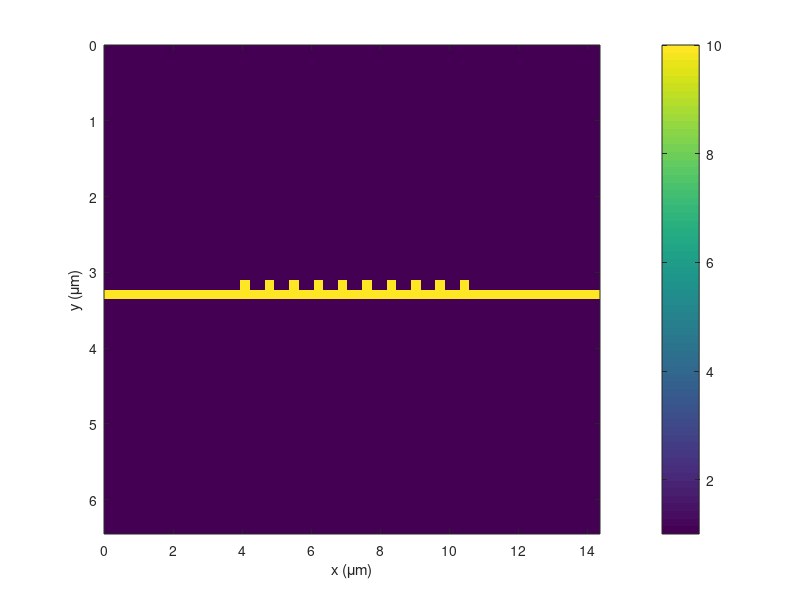

This chart was generated by the following MATLAB code: (Note: this script raises an error after producing the figure.)
% FinalGMRSimulation.m

% INITIALIZE MATLAB
close all;
clc;
clear all;
set(0,'DefaultFigureWindowStyle','docked');

% UNITS
micrometers = 1;
nanometers  = 1e-3 * micrometers;

Nf = 11;
tot_ref = zeros(1,Nf);
tot_trn = tot_ref;
tot_con = tot_ref;

%%%%%%%%%%%%%%%%%%%%%%%%%%%%%%%%%%%%%%%%%%%%%%%%%%%%%%%%%%%%
%% DASHBOARD
%%%%%%%%%%%%%%%%%%%%%%%%%%%%%%%%%%%%%%%%%%%%%%%%%%%%%%%%%%%%

% SOURCE WAVELENGTH
lam0 = 1.55 * micrometers;
lam01 = 1.2 * micrometers;
lam02 = 1.9 * micrometers;
lam0 = linspace(lam01,lam02,Nf);

% SLAB WAVEGUIDE PARAMETERS
lamd = 1.55 * micrometers;
nslab  =  sqrt(10);
nclad1 =  1.0;
nclad2 =  1.0;
a     = lamd/(2*nslab);
a     = 0.1583*lamd;
L    = 0.4555*lamd;             % Grating period (DO NOT CHANGE)
% d    = 0.15*lamd;                % Grating depth
d    = 0.5*a;                % Grating depth
ff   = 0.6;                     % Fill fraction  (DO NOT CHANGE)

% L    = 0.83254*lamd;             % Grating period (DO NOT CHANGE)
% d    = 0.192547096774194*lamd;             % Grating depth
% % t    = lamd/(2*nr);             % Substrate thickness
% ff   = 1-0.934096;                     % Fill fraction  (DO NOT CHANGE)

PER  = 10;                      % Number of periods
Sper = PER*L;

% GRID PARAMETERS
Sx   = (Sper + 10*L);
Sy   = 4*lamd;
NRES = 60;
NPML = [20 20 20 20];
nmax = max([nslab nclad1 nclad2]);

%%%%%%%%%%%%%%%%%%%%%%%%%%%%%%%%%%%%%%%%%%%%%%%%%%%%%%%%%%%%
%% COMPUTE OPTIMIZED GRID
%%%%%%%%%%%%%%%%%%%%%%%%%%%%%%%%%%%%%%%%%%%%%%%%%%%%%%%%%%%%

% FIRST GUESS AT RESOLUTION
dx = min([lamd lam01 lam02])/nmax/NRES;
dy = min([lamd lam01 lam02])/nmax/NRES;

% SNAP GRID TO CRITICAL DIMENSIONS
ny = ceil(a/dy);
dy = a/ny;
dx = dy;

% dx = 0.007635742857143;
% dy = 0.007727799558610;
% dx = 0.013959789473648;
% dy = 0.013937638489635;

% GRID SIZE
Nx = NPML(1) + ceil(Sx/dx) + NPML(2);
Sx = Nx*dx;
Ny = NPML(3) + ceil(Sy/dy) + NPML(4);
Sy = Ny*dy;
% Ny = Nx;


% 2X GRID
Nx2 = 2*Nx;     dx2 = dx/2;
Ny2 = 2*Ny;     dy2 = dy/2;

% GRID AXES
xa = [0:Nx-1]*dx;
ya = [0:Ny-1]*dy;
xa2 = [0:Nx2-1]*dx2;
ya2 = [0:Ny2-1]*dy2;

%%%%%%%%%%%%%%%%%%%%%%%%%%%%%%%%%%%%%%%%%%%%%%%%%%%%%%%%%%%%
%% BUILD DEVICE ON GRID
%%%%%%%%%%%%%%%%%%%%%%%%%%%%%%%%%%%%%%%%%%%%%%%%%%%%%%%%%%%%

% INITIALIZE MATERIALS
UR2 = ones(Nx2,Ny2);
ER2 = nclad1^2 * ones(Nx2,Ny2);

% CREATE SLAB
ny  = round(a/dy2);
ny1 = 1 + floor((Ny2 - ny)/2);
ny2 = ny1 + ny - 1;
nx1 = 1;
nx2 = round((PER+5)*L/dx2);
ER2(nx1:nx2,ny1:ny2) = nslab^2;
ER2(nx2+1:end,ny1:ny2) = nslab^2;
% ER2(:,ny2+1:end) = nclad2^2;

% CREATE GRATING
nd1 = ny1;
nd = round(d/dy2);
nd2 = nd1 + nd;
nd4 = ny2;
nd3 = nd4 - nd;
    nx1 = round(5*L/dx2) + round(ff*L/dx2);
ER2(1:nx1-1,nd1:nd2) = 1;
ER2(nx2+1:end,nd1:nd2) = 1;


% Chirping function
yff =@(x) x;
y   =@(x) x;

for n = 1:PER
    nx1 = round((5+n)*L/dx2);
%     nx2 = nx1 + round((yff(n)/PER)*ff*lamd/dx2);
    nx2 = nx1 + round(ff*L/dx2);
%     ER2(nx1:nx2,nd1:nd2-round(d*y((PER-n)/PER)/dx2)) = 1;
    ER2(nx1:nx2,nd1:nd2) = 1;
end

% SHOW ER2
figure('color','w');
imagesc(xa2./micrometers,ya2./micrometers,ER2');
xlabel('x (\mum)'); ylabel('y (\mum)');
colorbar;

figure('color','w');
lam0 = linspace(lam01,lam02,Nf);
%%%%%%%%%%%%%%%%%%%%%%%%%%%%%%%%%%%%%%%%%%%%%%%%%%%%%%%%%%%%
%% INCOPORATE PML
%%%%%%%%%%%%%%%%%%%%%%%%%%%%%%%%%%%%%%%%%%%%%%%%%%%%%%%%%%%%
for n = 1:Nf
clc;
disp(['Iteration ' num2str(n) ' out of ' num2str(Nf)]);
disp(['Wavelength = ' num2str(lam0(n)) ' micrometers']);
% CALCULATE PML PARAMETERS
[sx,sy] = calcpml2d([Nx2 Ny2],2*NPML);

% INCORPORATE PML
ERxx = ER2 ./ sx .* sy;
ERyy = ER2 .* sx ./ sy;
ERzz = ER2 .* sx .* sy;

URxx = UR2 ./ sx .* sy;
URyy = UR2 .* sx ./ sy;
URzz = UR2 .* sx .* sy;

% PARSE TO 1X GRID
ERxx = ERxx(2:2:Nx2,1:2:Ny2);
ERyy = ERyy(1:2:Nx2,2:2:Ny2);
ERzz = ERzz(1:2:Nx2,1:2:Ny2);

URxx = URxx(1:2:Nx2,2:2:Ny2);
URyy = URyy(2:2:Nx2,1:2:Ny2);
URzz = URzz(2:2:Nx2,2:2:Ny2);

%%%%%%%%%%%%%%%%%%%%%%%%%%%%%%%%%%%%%%%%%%%%%%%%%%%%%%%%%%%%
%% CALCULATE SOURCE
%%%%%%%%%%%%%%%%%%%%%%%%%%%%%%%%%%%%%%%%%%%%%%%%%%%%%%%%%%%%


% EXTRACT 1D CROSS SECTION
nxs  = NPML(1) + 2;
ny1  = NPML(3) + 1;
ny2  = Ny - NPML(4);
erzz = ERzz(nxs,ny1:ny2);
urxx = URxx(nxs,ny1:ny2);
uryy = URyy(nxs,ny1:ny2);

% DIAGONALIZE MATERIALS
erzz = diag(sparse(erzz));
urxx = diag(sparse(urxx));
uryy = diag(sparse(uryy));

% BUILD DERIVATE MATRICES
k0 = 2*pi/lam0(n);
ny = ny2 - ny1 + 1;
[DEX,DEY,DHX,DHY] = yeeder([1 ny],k0*[dx dy],[0 0 0 0]);

% BUILD EIGEN-VALUE PROBLEM
A = - (DHY/urxx*DEY + erzz);
B = inv(uryy);

% SOLVE EIGEN-VALUE PROBLEM
[V,D] = eig(full(A),full(B));
D = diag(D);

% IDENTIFY FUNDAMENTAL MODE
Ez0 = V(:,1);
neff = sqrt(-D(1));

%%%%%%%%%%%%%%%%%%%%%%%%%%%%%%%%%%%%%%%%%%%%%%%%%%%%%%%%%%%%
%% FDFD ANALYSIS
%%%%%%%%%%%%%%%%%%%%%%%%%%%%%%%%%%%%%%%%%%%%%%%%%%%%%%%%%%%%

% BUILD DERIVATE MATRICES
[DEX,DEY,DHX,DHY] = yeeder([Nx Ny],k0*[dx dy],[0 0 0 0]);

% DIAGONALIZE MATERIALS
ERxx = diag(sparse(ERxx(:)));
ERyy = diag(sparse(ERyy(:)));
ERzz = diag(sparse(ERzz(:)));
URxx = diag(sparse(URxx(:)));
URyy = diag(sparse(URyy(:)));
URzz = diag(sparse(URzz(:)));

% BUILD WAVE MATRIX
A = DHX/URyy*DEX + DHY/URxx*DEY + ERzz;

% SOURCE FIELD
fsrc = zeros(Nx,Ny);
for nx = 1 : Nx
    fsrc(nx,ny1:ny2) = Ez0*exp(1i*k0*neff*nx*dx); 
end

% Q
Q = zeros(Nx,Ny);
Q(1:nxs,:) = 1;
Q = diag(sparse(Q(:)));

% SOURCE VECTOR
b = (Q*A - A*Q)*fsrc(:);

% CALCULATE FIELD
f = A\b;
f = reshape(f,Nx,Ny);

imagesc(xa./lamd,ya./lamd,real(f)');
xlabel('x (wavelengths \lambda_0)'); ylabel('y (wavelengths \lambda_0)');
axis equal tight;
colorbar;
caxis([-1 1]*0.1)
drawnow;
fields(:,:,n) = f;
end

for a = 1:Nf
    imagesc(xa./lamd,ya./lamd,real(fields(:,:,a))');
xlabel('x (wavelengths \lambda_0)'); ylabel('y (wavelengths \lambda_0)');
axis equal tight;
colorbar;
caxis([-1 1]*0.1)
drawnow;
pause(0.1);
end